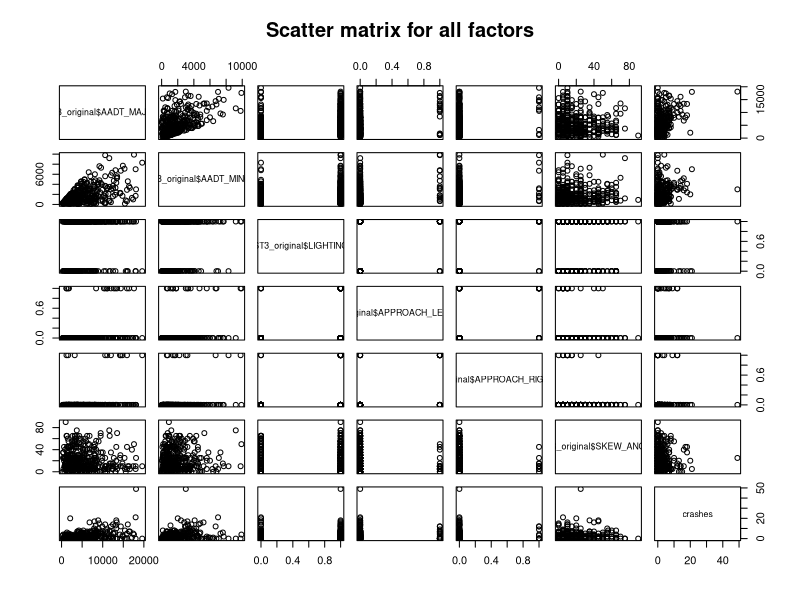
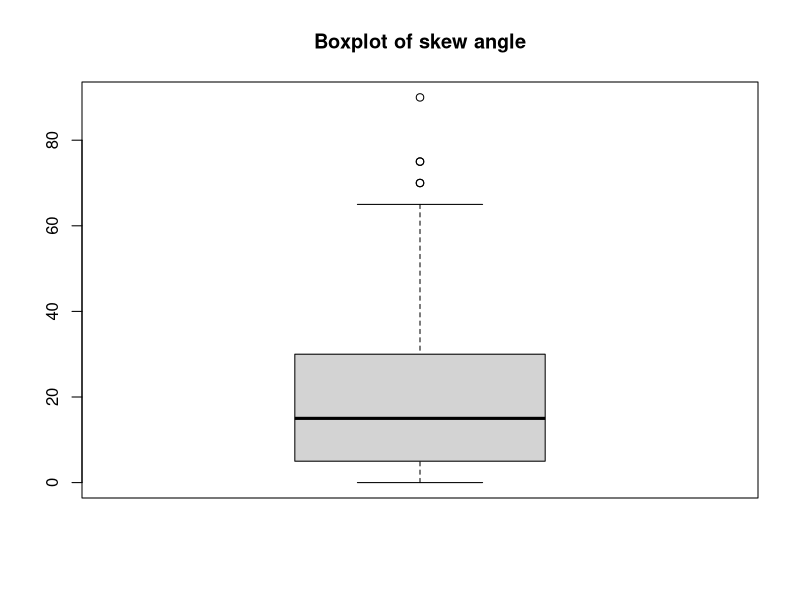
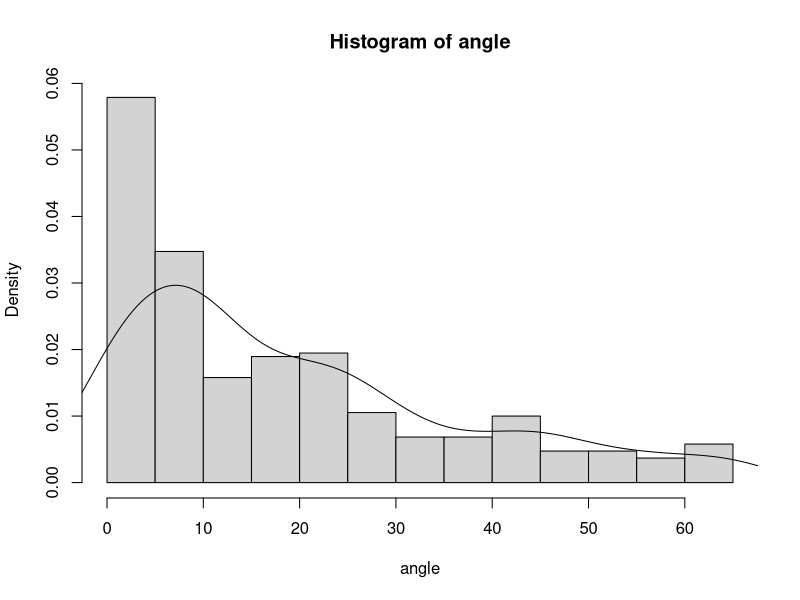
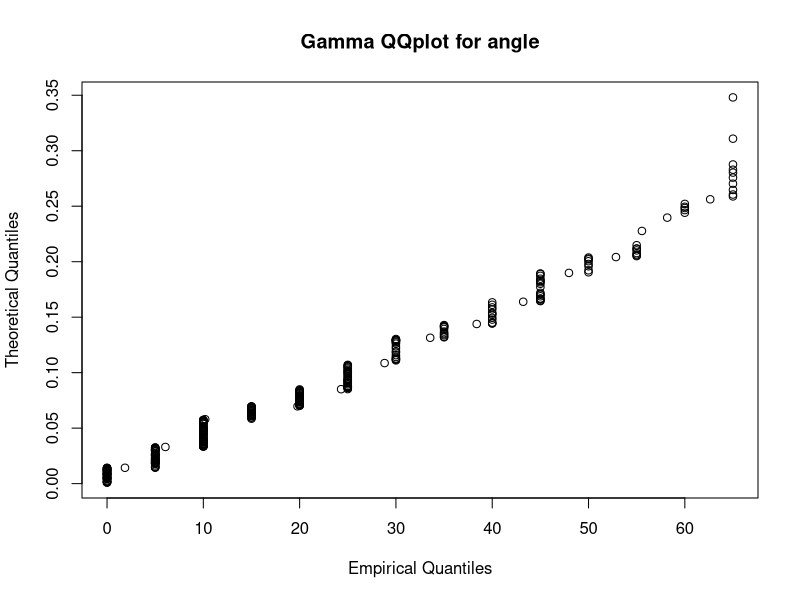
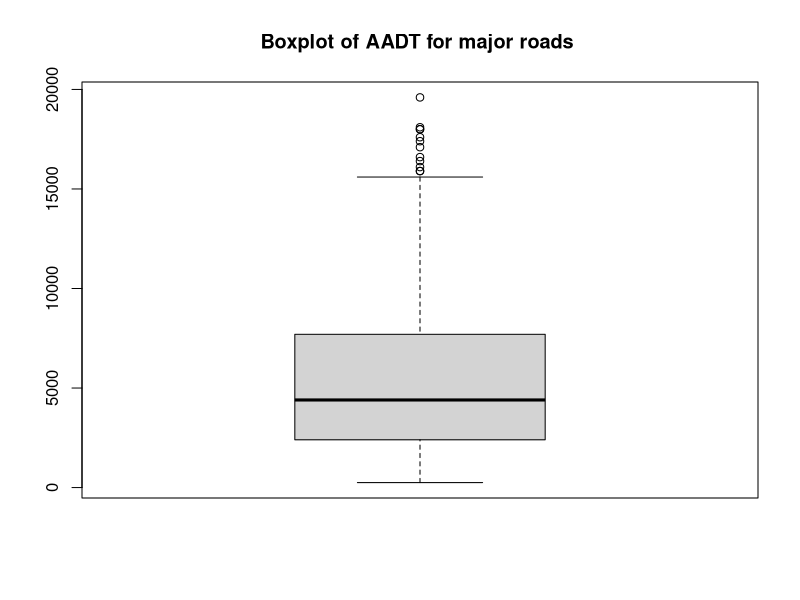
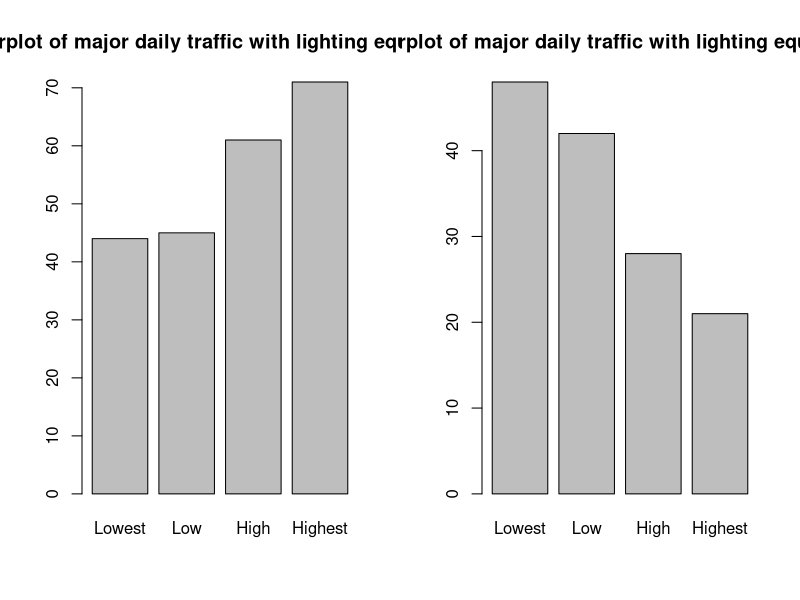
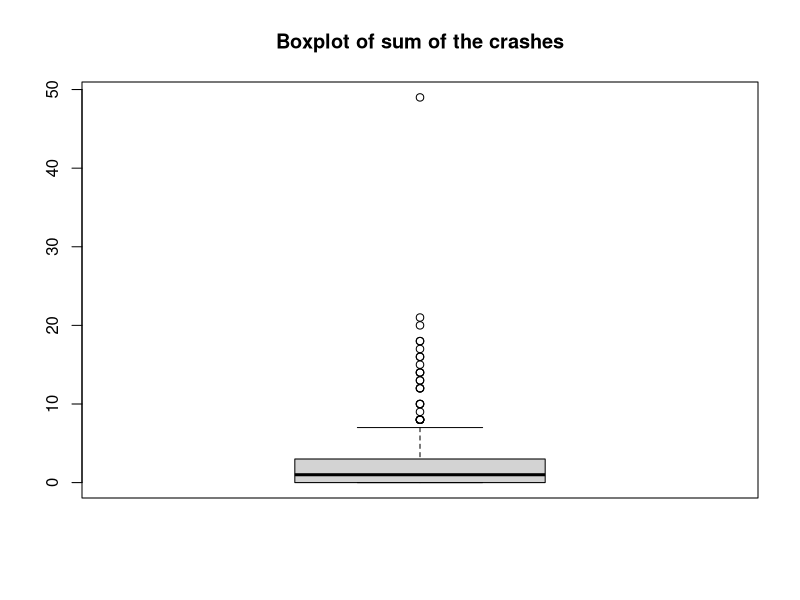
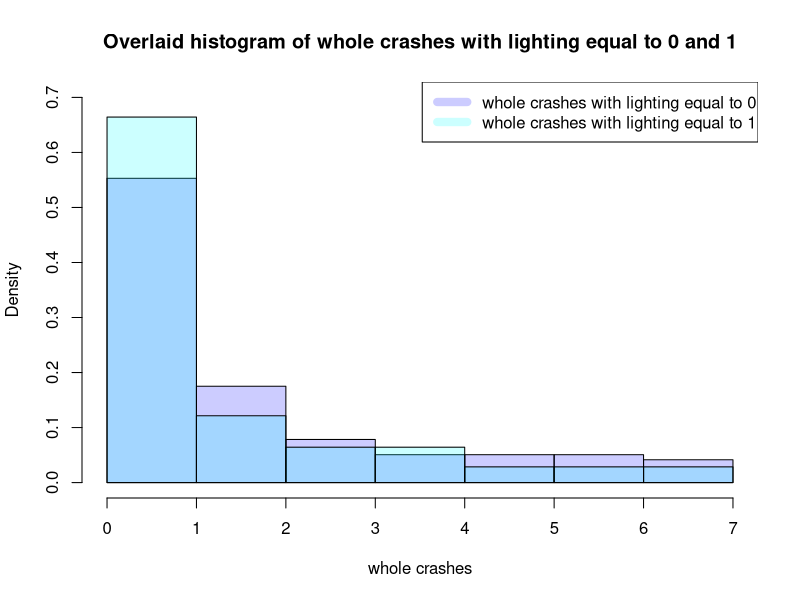

These charts were generated, in order, by the following R code: (Note: this script raises an error after producing the figures.)
setwd("/Users/mahaoxi/Desktop/5505/project")
ST3_original<-read.csv("3ST.csv",header = TRUE, sep = ",")
major_original<-ST3_original$AADT_MAJOR
minor_original<-ST3_original$AADT_MINOR

#########make a whole comparsion fisrt
crashes<-ST3_original$PDO+ST3_original$KA+ST3_original$BC
pairs(~ST3_original$AADT_MAJOR+ST3_original$AADT_MINOR+ST3_original$LIGHTING+ST3_original$APPROACH_LEFTTURN+
        ST3_original$APPROACH_RIGHTTURN+ST3_original$SKEW_ANGLE+crashes,
      data=ST3_original,main="Scatter matrix for all factors")

#########analyze angle itself:
#delete the outliers of angle
boxplot(ST3_original$SKEW_ANGLE,main="Boxplot of skew angle");box4<-boxplot(ST3_original$SKEW_ANGLE,plot=FALSE)
range(box4$out);range(ST3_original$SKEW_ANGLE)
ST3<-ST3_original[which(ST3_original$SKEW_ANGLE<70),]
angle<-ST3$SKEW_ANGLE

#construct the histogram of the angle
hist(angle,freq = FALSE)
lines(density(angle))

#judge the distribution of the angle
shapiro.test(angle)#not normal
gam<-rgamma(380,1.296,15.36)
data_quantile<-quantile(angle,ppoints(380))
gam_quantile<-quantile(gam,ppoints(380))
plot(data_quantile,gam_quantile,xlab="Empirical Quantiles",ylab="Theoretical Quantiles",
     main="Gamma QQplot for angle")

#########analyze major and other quantity factors:
#delete major's outliers:
boxplot(major_original,main="Boxplot of AADT for major roads ");box1<-boxplot(major_original,plot=FALSE)
range(box1$out);range(major_original)
ST3<-ST3_original[which(250<=ST3_original$AADT_MAJOR & ST3_original$AADT_MAJOR<15900),]

#classify the major data:
major<-ST3$AADT_MAJOR
quantile(major)
range(major)
major_lowest<-major[which(250<major&major<2400)];major_low<-major[which(2400<major&major<4200)]
major_high<-major[which(4200<major&major<7100)];major_highest<-major[which(7100<major&major<15600)]

####analyze relationship between major and lighting:
#bar chart for major when lighting is 1:
st_light1<-ST3[which(ST3$LIGHTING==1),]
major_light1<-st_light1$AADT_MAJOR
major_lowest_light1<-major_light1[which(250<major_light1&major_light1<2400)]
major_low_light1<-major_light1[which(2400<major_light1&major_light1<4200)]
major_high_light1<-major_light1[which(4200<major_light1&major_light1<7100)]
major_highest_light1<-major_light1[which(7100<major_light1&major_light1<15600)]
x<-c(length(major_lowest_light1),length(major_low_light1),length(major_high_light1),length(major_highest_light1))
names<-c("Lowest","Low","High","Highest")
par(mfrow=c(1,2))
barplot(x,names.arg = names,main="Barplot of major daily traffic with lighting equal to 1")

#bar chart for major when lightening is 0:
st_light0<-ST3[which(ST3$LIGHTING==0),]
major_light0<-st_light0$AADT_MAJOR
major_lowest_light0<-major_light0[which(250<major_light0&major_light0<2400)]
major_low_light0<-major_light0[which(2400<major_light0&major_light0<4200)]
major_high_light0<-major_light0[which(4200<major_light0&major_light0<7100)]
major_highest_light0<-major_light0[which(7100<major_light0&major_light0<15600)]
x<-c(length(major_lowest_light0),length(major_low_light0),length(major_high_light0),length(major_highest_light0))
names<-c("Lowest","Low","High","Highest")
barplot(x,names.arg = names,main="Barplot of major daily traffic with lighting equal to 0")

#in order to verify the relationship between lighting and crashes:
####delete the outliers of crashes:
k<-ST3_original$PDO+ST3_original$KA+ST3_original$BC
par(mfrow=c(1,1))
boxplot(k,main="Boxplot of sum of the crashes");box2<-boxplot(k,plot=FALSE)
range(box2$out);range(k)
ST3<-ST3_original[which((ST3_original$PDO+ST3_original$KA+ST3_original$BC)<8),]

#lighting=1
st31<-ST3[which(ST3$LIGHTING==1),]
x<-st31$PDO+st31$KA+st31$BC
hist(x,main="Overlaid histogram of whole crashes with lighting equal to 0 and 1",freq=FALSE,
     col = rgb(0,0,1,0.2),xlab="whole crashes",ylim=c(0,0.7))
#lighting=0
st32<-ST3[which(ST3$LIGHTING==0),]
y<-st32$PDO+st32$KA+st32$BC
hist(y,add=TRUE,col = rgb(0,1,1,0.2),freq=FALSE)
legend("topright",c('whole crashes with lighting equal to 0','whole crashes with lighting equal to 1'),
       col=c(rgb(0,0,1,0.2),rgb(0,1,1,0.2)),lwd=8,text.width=3)
boxplot(x,y,notch=TRUE,names=c("Lighting is equal to 1","Lighting is equal to 0")
        ,main="Whole crahses side-by-side notched boxplot for Lighting is equal to 1 and 0")



####analyze relationship between major and left turn:
#bar chart for major when left is 1:
st_left1<-ST3[which(ST3$APPROACH_LEFTTURN==1),]
major_left1<-st_left1$AADT_MAJOR
major_lowest_left1<-major_left1[which(250<major_left1&major_left1<2400)]
major_low_left1<-major_left1[which(2400<major_left1&major_left1<4200)]
major_high_left1<-major_left1[which(4200<major_left1&major_left1<7100)]
major_highest_left1<-major_left1[which(7100<major_left1&major_left1<15600)]
x<-c(length(major_lowest_left1),length(major_low_left1),length(major_high_left1),length(major_highest_left1))
names<-c("Lowest","Low","High","Highest")
par(mfrow=c(1,2))
barplot(x,names.arg = names,main="Barplot of major daily traffic with left turn equal to 1")

#bar chart for major when left is 0:
st_left0<-ST3[which(ST3$APPROACH_LEFTTURN==0),]
major_left0<-st_left0$AADT_MAJOR
major_lowest_left0<-major_left0[which(250<major_left0&major_left0<2400)]
major_low_left0<-major_left0[which(2400<major_left0&major_left0<4200)]
major_high_left0<-major_left0[which(4200<major_left0&major_left0<7100)]
major_highest_left0<-major_left0[which(7100<major_left0&major_left0<15600)]
x<-c(length(major_lowest_left0),length(major_low_left0),length(major_high_left0),length(major_highest_left0))
names<-c("Lowest","Low","High","Highest")
barplot(x,names.arg = names,main="Barplot of major daily traffic with left turn equal to 0")

#in order to verify the relationship between left turn and crashes:
#left=1
st31<-ST3[which(ST3$APPROACH_LEFTTURN==1),]
x<-st31$PDO+st31$KA+st31$BC
par(mfrow=c(1,1))
hist(x,main="Overlaid histogram of crashes with left turn equal to 1 and 0",col=rgb(0,0,1,0.2),freq = FALSE,
     ylim=c(0,1),xlab="whole crashes")
#right=0
st32<-ST3[which(ST3$APPROACH_LEFTTURN==0),]
y<-st32$PDO+st32$KA+st32$BC
hist(y,add=TRUE,col = rgb(0,1,1,0.2),breaks=5,freq = FALSE)
legend("topright",c('whole crashes with left turn equal to 0','whole crashes with left turn equal to 1'),
       col=c(rgb(0,0,1,0.2),rgb(0,1,1,0.2)),lwd=8,text.width=2)
boxplot(x,y,notch=TRUE,names=c("Left-turn is equal to 1","Left-turn is equal to 0")
        ,main="Whole crahses side-by-side notched boxplot for left-turn is equal to 1 and 0")

####analyze relationship between major and right turn:
#bar chart for major when right turn is 1:
st_right1<-ST3[which(ST3$APPROACH_RIGHTTURN==1),]
major_right1<-st_right1$AADT_MAJOR
major_lowest_right1<-major_right1[which(250<major_right1&major_right1<2400)]
major_low_right1<-major_right1[which(2400<major_right1&major_right1<4200)]
major_high_right1<-major_right1[which(4200<major_right1&major_right1<7100)]
major_highest_right1<-major_right1[which(7100<major_right1&major_right1<15600)]
x<-c(length(major_lowest_right1),length(major_low_right1),length(major_high_right1),length(major_highest_right1))
names<-c("Lowest","Low","High","Highest")
par(mfrow=c(1,2))
barplot(x,names.arg = names,main="Barplot of major daily traffic with right turn equal to 1")

#bar chart for major when right turn is 0:
st_right0<-ST3[which(ST3$APPROACH_RIGHTTURN==0),]
major_right0<-st_right0$AADT_MAJOR
major_lowest_right0<-major_right0[which(250<major_right0&major_right0<2400)]
major_low_right0<-major_right0[which(2400<major_right0&major_right0<4200)]
major_high_right0<-major_right0[which(4200<major_right0&major_right0<7100)]
major_highest_right0<-major_right0[which(7100<major_right0&major_right0<15600)]
x<-c(length(major_lowest_right0),length(major_low_right0),length(major_high_right0),length(major_highest_right0))
names<-c("Lowest","Low","High","Highest")
barplot(x,names.arg = names,main="Barplot of major daily traffic with right turn equal to 0")

#in order to verify the relationship between right turn and crashes:
#right=1
st31<-ST3[which(ST3$APPROACH_RIGHTTURN==1),]
x<-st31$PDO+st31$KA+st31$BC
par(mfrow=c(1,1))
hist(x,main="Overlaid histogram of crashes with right turn equal to 1 and 0",col=rgb(0,0,1,0.2),freq = FALSE,
     ylim=c(0,1.5),breaks=4,xlim=c(0,7),xlab="whole crashes")
#right=0
st32<-ST3[which(ST3$APPROACH_LEFTTURN==0),]
y<-st32$PDO+st32$KA+st32$BC
hist(y,add=TRUE,col = rgb(0,1,1,0.2),breaks=6,freq = FALSE)
legend("topright",c('whole crashes with right turn equal to 0','whole crashes with right turn equal to 1'),
       col=c(rgb(0,0,1,0.2),rgb(0,1,1,0.2)),lwd=8,text.width=2)
boxplot(x,y,notch=TRUE,names=c("Right-turn is equal to 1","Right-turn is equal to 0")
        ,main="Whole crahses side-by-side notched boxplot for Right-turn is equal to 1 and 0")

####analyze relationship between major and angle:
ST31<-ST3[which(ST3$AADT_MAJOR<2400),]
ST32<-ST3[which(2400<ST3$AADT_MAJOR&ST3$AADT_MAJOR<4200),]
ST33<-ST3[which(4200<ST3$AADT_MAJOR&ST3$AADT_MAJOR<7100),]
ST34<-ST3[which(7100<ST3$AADT_MAJOR&ST3$AADT_MAJOR<15600),]
boxplot(ST31$SKEW_ANGLE,ST32$SKEW_ANGLE,ST33$SKEW_ANGLE,ST34$SKEW_ANGLE,names=c("Lowest","Low","High","Highest"),
        ylab="Skewed Angle",notch = TRUE,
        main="Skew angle side-by-side notched boxplot for AADT for major roads")
wilcox.test(ST32$SKEW_ANGLE,ST34$SKEW_ANGLE,alternative = "two.sided")

#judge the relationship between the angle and crashes
angle_original<-ST3_original$SKEW_ANGLE;cras_original<-ST3_original$PDO+ST3_original$BC+ST3_original$KA;
plot(angle_original,cras_original,main="Scatterplot between the skew angle and whole crashes",
     xlab="skew angle",ylab="whole crashes")
hist(angle_original,freq = FALSE,main="Overlais histogram of Skew angle and whole crashes",
     col=rgb(0,0,1,0.2),xlab="Skew angle and whole crashes",ylim=c(0,0.1),xlim=c(0,90))
hist(cras_original,add=TRUE,freq=FALSE,col=rgb(0,1,1,0.2),breaks=5)
legend("topright",c('skew angle','whole crashes'),
       col=c(rgb(0,0,1,0.2),rgb(0,1,1,0.2)),lwd=8,text.width=10)

#########analyze minor and other quantity factors:
#delete minor's outliers:
par(mfrow=c(1,1))
boxplot(minor_original,main="Boxplot of AADT for minor roads");box3<-boxplot(minor_original,plot=FALSE)
range(box3$out);range(minor_original)
ST3<-ST3_original[which(ST3_original$AADT_MINOR<5300),]

#classify the minor data:
minor<-ST3$AADT_MINOR
quantile(minor)
range(minor)
minor_lowest<-minor[which(20<minor&minor<700)];minor_low<-minor[which(700<minor&minor<1300)]
minor_high<-minor[which(1300<minor&minor<2200)];minor_highest<-minor[which(2200<minor&minor<5200)]

####analyze relationship between minor and lighting:
#bar chart for minor when lighting is 1:
st_light1<-ST3[which(ST3$LIGHTING==1),]
minor_light1<-st_light1$AADT_MINOR
minor_lowest_light1<-minor_light1[which(20<minor_light1&minor_light1<700)]
minor_low_light1<-minor_light1[which(700<minor_light1&minor_light1<1300)]
minor_high_light1<-minor_light1[which(1300<minor_light1&minor_light1<2200)]
minor_highest_light1<-minor_light1[which(2200<minor_light1&minor_light1<5200)]
x<-c(length(minor_lowest_light1),length(minor_low_light1),length(minor_high_light1),length(minor_highest_light1))
names<-c("Lowest","Low","High","Highest")
par(mfrow=c(1,2))
barplot(x,names.arg = names,main="Barplot of minor daily traffic with lighting equal to 1")

#bar chart for minor when lightening is 0:
st_ligth0<-ST3[which(ST3$LIGHTING==0),]
minor_light0<-st_light0$AADT_MINOR
minor_lowest_light0<-minor_light0[which(250<minor_light0&minor_light0<2400)]
minor_low_light0<-minor_light0[which(2400<minor_light0&minor_light0<4200)]
minor_high_light0<-minor_light0[which(4200<minor_light0&minor_light0<7100)]
minor_highest_light0<-minor_light0[which(7100<minor_light0&minor_light0<15600)]
x<-c(length(minor_lowest_light0),length(minor_low_light0),length(minor_high_light0),length(minor_highest_light0))
names<-c("Lowest","Low","High","Highest")
barplot(x,names.arg = names,main="Barplot of minor daily traffic with lighting equal to 0")

####analyze relationship between minor and left turn:
#bar chart for minor when left is 1:
st_left1<-ST3[which(ST3$APPROACH_LEFTTURN==1),]
minor_left1<-st_left1$AADT_MINOR
minor_lowest_left1<-minor_left1[which(20<minor_left1&minor_left1<700)]
minor_low_left1<-minor_left1[which(700<minor_left1&minor_left1<1300)]
minor_high_left1<-minor_left1[which(1300<minor_left1&minor_left1<2200)]
minor_highest_left1<-minor_left1[which(2200<minor_left1&minor_left1<5200)]
x<-c(length(minor_lowest_left1),length(minor_low_left1),length(minor_high_left1),length(minor_highest_left1))
names<-c("Lowest","Low","High","Highest")
par(mfrow=c(1,2))
barplot(x,names.arg = names,main="Barplot of minor daily traffic with left turn equal to 1")

#bar chart for minor when left is 0:
st_left0<-ST3[which(ST3$APPROACH_LEFTTURN==0),]
minor_left0<-st_left0$AADT_MINOR
minor_lowest_left0<-minor_left0[which(20<minor_left0&minor_left0<700)]
minor_low_left0<-minor_left0[which(700<minor_left0&minor_left0<1300)]
minor_high_left0<-minor_left0[which(1300<minor_left0&minor_left0<2200)]
minor_highest_left0<-minor_left0[which(2200<minor_left0&minor_left0<5200)]
x<-c(length(minor_lowest_left0),length(minor_low_left0),length(minor_high_left0),length(minor_highest_left0))
names<-c("Lowest","Low","High","Highest")
barplot(x,names.arg = names,main="Barplot of minor daily traffic with left turn equal to 0")

####analyze relationship between minor and right turn:
#bar chart for major when right turn is 1:
st_right1<-ST3[which(ST3$APPROACH_RIGHTTURN==1),]
minor_right1<-st_right1$AADT_MINOR
minor_lowest_right1<-minor_right1[which(20<minor_right1&minor_right1<700)]
minor_low_right1<-minor_right1[which(700<minor_right1&minor_right1<1300)]
minor_high_right1<-minor_right1[which(1300<minor_right1&minor_right1<2200)]
minor_highest_right1<-minor_right1[which(2200<minor_right1&minor_right1<5200)]
x<-c(length(minor_lowest_right1),length(minor_low_right1),length(minr_high_right1),length(minor_highest_right1))
names<-c("Lowest","Low","High","Highest")
par(mfrow=c(1,2))
barplot(x,names.arg = names,main="Barplot of minor daily traffic with right turn equal to 1")

#bar chart for minor when right turn is 0:
st_right0<-ST3[which(ST3$APPROACH_RIGHTTURN==0),]
minor_right0<-st_right0$AADT_MINOR
minor_lowest_right0<-minor_right0[which(20<minor_right0&minor_right0<700)]
minor_low_right0<-minor_right0[which(700<minor_right0&minor_right0<1300)]
minor_high_right0<-minor_right0[which(1300<minor_right0&minor_right0<2200)]
minor_highest_right0<-minor_right0[which(2200<minor_right0&minor_right0<5200)]
x<-c(length(minor_lowest_right0),length(minor_low_right0),length(minor_high_right0),length(minor_highest_right0))
names<-c("Lowest","Low","High","Highest")
barplot(x,names.arg = names,main="Barplot of minor daily traffic with right turn equal to 0")

####analyze relationship between minor and angle:
par(mfrow=c(1,1))
ST31<-ST3[which(ST3$AADT_MINOR<700),]
ST32<-ST3[which(700<ST3$AADT_MINOR&ST3$AADT_MINOR<1300),]
ST33<-ST3[which(1300<ST3$AADT_MINOR&ST3$AADT_MINOR<2200),]
ST34<-ST3[which(2200<ST3$AADT_MINOR&ST3$AADT_MINOR<5200),]
boxplot(ST31$SKEW_ANGLE,ST32$SKEW_ANGLE,ST33$SKEW_ANGLE,ST34$SKEW_ANGLE,names=c("Lowest","Low","High","Highest"),
        ylab="Skewed Angle",notch = TRUE,main="Skew angle Side-by-side Boxplots of AADT for minor roads")

#########analyze major and minor:
hist(major_original,col=rgb(0,0,1,0.2),xlab="AADT for major and minor roads",
     main="Histogram of Annual Average Major And Minor Daily Traffic",freq = FALSE,ylim=c(0,0.0004))
hist(minor_original,col=rgb(0,1,1,0.2),add=TRUE,breaks = 4,freq=FALSE)
legend("topright",c('Major','Minor'),
       col=c(rgb(0,0,1,0.2),rgb(0,1,1,0.2)),lwd=8,text.width=4000)
boxplot(major_original,minor_original,main="Side-by-side Boxplots for AADT for major roads and minor roads",
        notch=TRUE,
        names=c("Major Roads","Minor Roads"))
plot(major_original,minor_original,main="Scatterplot for AADT for major roads and minor roads",
     xlab="AADT for major roads",ylab="AADT for minor roads")

#########analyze relationship between minor and crashes:
crashes_original<-ST3_original$PDO+ST3_original$KA+ST3_original$BC
par(mfrow=c(1,2))
hist(minor_original,col=rgb(0,0,1,0.2),xlab="AADT for minor roads",
     main="Histogram of AADT for minor roads",freq = FALSE,ylim=c(0,0.0004))
hist(crashes_original,col=rgb(0,1,1,0.2),freq=FALSE,xlab="whole crashes",main="Histogram of whole crashes")

par(mfrow=c(1,1))
ST3<-ST3_original[which(ST3_original$AADT_MINOR<5300),]
ST31<-ST3$PDO+ST3$KA+ST3$BC;boxplot(ST31);box5<-boxplot(ST31,plot=FALSE)
ST33<-ST3[which(ST33$PDO+ST33$KA+ST33$BC<8),]
ST331<-ST33[which(ST33$AADT_MINOR<700),]
ST332<-ST33[which(700<ST33$AADT_MINOR&ST33$AADT_MINOR<1300),]
ST333<-ST33[which(1300<ST33$AADT_MINOR&ST33$AADT_MINOR<2200),]
ST334<-ST33[which(2200<ST33$AADT_MINOR&ST33$AADT_MINOR<5200),]
boxplot(ST331$PDO+ST331$KA+ST331$BC,
        ST332$PDO+ST332$KA+ST332$BC,ST333$PDO+ST333$KA+ST333$BC,
        ST334$PDO+ST334$KA+ST334$BC,names=c("Lowest","Low","High","Highest"),
        ylab="Whole crashes",notch = TRUE,main="Crashes Side-by-side Boxplots for AADT for minor roads")
plot(minor_original,crashes_original)

#########analyze relationship between major and crashes:
par(mfrow=c(1,2))
crashes_original<-ST3_original$PDO+ST3_original$KA+ST3_original$BC
hist(major_original,col=rgb(0,0,1,0.2),xlab="AADT for major roads",
     main="Histogram of AADT for major roads",freq = FALSE)
hist(crashes_original,col=rgb(0,1,1,0.2),freq=FALSE,xlab="whole crashes",main="Histogram of whole crashes")

par(mfrow=c(1,1))
ST3<-ST3_original[which(ST3_original$AADT_MAJOR<15900),]
ST31<-ST3$PDO+ST3$KA+ST3$BC;boxplot(ST31);box5<-boxplot(ST31,plot=FALSE)
ST33<-ST3[which(ST33$PDO+ST33$KA+ST33$BC<8),]
ST331<-ST33[which(ST33$AADT_MAJOR<2400),]
ST332<-ST33[which(2400<ST33$AADT_MAJOR&ST33$AADT_MAJOR<4200),]
ST333<-ST33[which(4200<ST33$AADT_MAJOR&ST33$AADT_MAJOR<7100),]
ST334<-ST33[which(7100<ST33$AADT_MAJOR&ST33$AADT_MAJOR<15600),]
boxplot(ST331$PDO+ST331$KA+ST331$BC,
        ST332$PDO+ST332$KA+ST332$BC,ST333$PDO+ST333$KA+ST333$BC,
        ST334$PDO+ST334$KA+ST334$BC,names=c("Lowest","Low","High","Highest"),
        ylab="whole crashes",main="Crashes Side-by-side Boxplots for AADT for major roads")
plot(major_original,crashes_original,xlab="AADT for major roads",
     ylab="whole crashes",main="Scatterplot for AADT for major roads and whole crashes")

#########analyze major itself:
#construct the histogram of the major
par(mfrow=c(1,1))
hist(major,freq = FALSE,main="Histogram of AADT for major roads",xlab="AADT for major roads",ylab="Density")
lines(density(major))

#judge the distribution of the major
shapiro.test(major)#not normal
library(vcd)
gam<-rgamma(373,2.18,2369)
data_quantile<-quantile(major,ppoints(385))
gam_quantile<-quantile(gam,ppoints(385))
plot(data_quantile,gam_quantile,xlab="Empirical Quantiles",ylab="Theoretical Quantiles",
     main="Gamma QQplot for Major")


#########analyze minor itself:
#construct the histogram of the minor
hist(minor,freq = FALSE,main="Histogram of AADT for minor roads",xlab="AADT for minor roads",ylab="Density")
lines(density(minor))

#judge the distribution of the minor
shapiro.test(minor)#not normal
gam<-rgamma(366,1.76,901.7)
data_quantile<-quantile(minor,ppoints(366))
gam_quantile<-quantile(gam,ppoints(366))
plot(data_quantile,gam_quantile,xlab="Empirical Quantiles",ylab="Theoretical Quantiles",
     main="Gamma QQplot for Minor")

#########analyze whole crashes itself:
par(mfrow=c(1,1))
hist(ST3_original$PDO+ST3_original$KA+ST3_original$BC,
     freq = FALSE,main="Histogram of whole crashes",xlab="Whole crashes",ylab="Density",ylim = c(0,0.3))
lines(density(ST3_original$PDO+ST3_original$KA+ST3_original$BC))


#########analyze the whole model
Z0000<-ST3_original[which(ST3_original$AADT_MAJOR<4200&ST3_original$AADT_MINOR<1300
                          &ST3_original$LIGHTING==0&ST3_original
                          $APPROACH_LEFTTURN==0&ST3_original$APPROACH_RIGHTTURN==0),]
Z0001<-ST3_original[which(ST3_original$AADT_MAJOR<4200&ST3_original$AADT_MINOR<1300
                          &ST3_original$LIGHTING==0&ST3_original
                          $APPROACH_LEFTTURN==0&ST3_original$APPROACH_RIGHTTURN==1),]
Z0010<-ST3_original[which(ST3_original$AADT_MAJOR<4200&ST3_original$AADT_MINOR<1300
                          &ST3_original$LIGHTING==0&ST3_original
                          $APPROACH_LEFTTURN==1&ST3_original$APPROACH_RIGHTTURN==0),]
Z0011<-ST3_original[which(ST3_original$AADT_MAJOR<4200&ST3_original$AADT_MINOR<1300
                          &ST3_original$LIGHTING==0&ST3_original
                          $APPROACH_LEFTTURN==1&ST3_original$APPROACH_RIGHTTURN==1),]
Z0100<-ST3_original[which(ST3_original$AADT_MAJOR<4200&ST3_original$AADT_MINOR<1300
                          &ST3_original$LIGHTING==1&ST3_original
                          $APPROACH_LEFTTURN==0&ST3_original$APPROACH_RIGHTTURN==0),]
Z0101<-ST3_original[which(ST3_original$AADT_MAJOR<4200&ST3_original$AADT_MINOR<1300
                          &ST3_original$LIGHTING==1&ST3_original
                          $APPROACH_LEFTTURN==0&ST3_original$APPROACH_RIGHTTURN==1),]
Z0110<-ST3_original[which(ST3_original$AADT_MAJOR<4200&ST3_original$AADT_MINOR<1300
                          &ST3_original$LIGHTING==1&ST3_original
                          $APPROACH_LEFTTURN==1&ST3_original$APPROACH_RIGHTTURN==0),]
Z0111<-ST3_original[which(ST3_original$AADT_MAJOR<4200&ST3_original$AADT_MINOR<1300
                          &ST3_original$LIGHTING==1&ST3_original
                          $APPROACH_LEFTTURN==1&ST3_original$APPROACH_RIGHTTURN==1),]
Z1000<-ST3_original[which(4200<ST3_original$AADT_MAJOR&ST3_original$AADT_MAJOR<15600
                          &1300<ST3_original$AADT_MINOR&ST3_original$AADT_MINOR<5200
                          &ST3_original$LIGHTING==0&ST3_original
                          $APPROACH_LEFTTURN==0&ST3_original$APPROACH_RIGHTTURN==0),]
Z1001<-ST3_original[which(4200<ST3_original$AADT_MAJOR&ST3_original$AADT_MAJOR<15600
                          &1300<ST3_original$AADT_MINOR&ST3_original$AADT_MINOR<5200
                          &ST3_original$LIGHTING==0&ST3_original
                          $APPROACH_LEFTTURN==0&ST3_original$APPROACH_RIGHTTURN==1),]
Z1010<-ST3_original[which(4200<ST3_original$AADT_MAJOR&ST3_original$AADT_MAJOR<15600
                          &1300<ST3_original$AADT_MINOR&ST3_original$AADT_MINOR<5200
                          &ST3_original$LIGHTING==0&ST3_original
                          $APPROACH_LEFTTURN==1&ST3_original$APPROACH_RIGHTTURN==0),]
Z1011<-ST3_original[which(4200<ST3_original$AADT_MAJOR&ST3_original$AADT_MAJOR<15600
                          &1300<ST3_original$AADT_MINOR&ST3_original$AADT_MINOR<5200
                          &ST3_original$LIGHTING==0&ST3_original
                          $APPROACH_LEFTTURN==1&ST3_original$APPROACH_RIGHTTURN==1),]
Z1100<-ST3_original[which(4200<ST3_original$AADT_MAJOR&ST3_original$AADT_MAJOR<15600
                          &1300<ST3_original$AADT_MINOR&ST3_original$AADT_MINOR<5200
                          &ST3_original$LIGHTING==1&ST3_original
                          $APPROACH_LEFTTURN==0&ST3_original$APPROACH_RIGHTTURN==0),]
Z1101<-ST3_original[which(4200<ST3_original$AADT_MAJOR&ST3_original$AADT_MAJOR<15600
                          &1300<ST3_original$AADT_MINOR&ST3_original$AADT_MINOR<5200
                          &ST3_original$LIGHTING==1&ST3_original
                          $APPROACH_LEFTTURN==0&ST3_original$APPROACH_RIGHTTURN==1),]
Z1110<-ST3_original[which(4200<ST3_original$AADT_MAJOR&ST3_original$AADT_MAJOR<15600
                          &1300<ST3_original$AADT_MINOR&ST3_original$AADT_MINOR<5200
                          &ST3_original$LIGHTING==1&ST3_original
                          $APPROACH_LEFTTURN==1&ST3_original$APPROACH_RIGHTTURN==0),]
Z1111<-ST3_original[which(4200<ST3_original$AADT_MAJOR&ST3_original$AADT_MAJOR<15600
                          &1300<ST3_original$AADT_MINOR&ST3_original$AADT_MINOR<5200
                          &ST3_original$LIGHTING==1&ST3_original
                          $APPROACH_LEFTTURN==1&ST3_original$APPROACH_RIGHTTURN==1),]
z0000<-Z0000$PDO+Z0000$KA+Z0000$BC
z0001<-Z0001$PDO+Z0001$KA+Z0001$BC
z0010<-Z0010$PDO+Z0010$KA+Z0010$BC
z0011<-Z0011$PDO+Z0011$KA+Z0011$BC
z0100<-Z0100$PDO+Z0100$KA+Z0100$BC
z0101<-Z0101$PDO+Z0101$KA+Z0101$BC
z0110<-Z0110$PDO+Z0110$KA+Z0110$BC
z0111<-Z0111$PDO+Z0111$KA+Z0111$BC
z1000<-Z1000$PDO+Z1000$KA+Z1000$BC
z1001<-Z1001$PDO+Z1001$KA+Z1001$BC
z1010<-Z1010$PDO+Z1010$KA+Z1010$BC
z1011<-Z1011$PDO+Z1011$KA+Z1011$BC
z1100<-Z1100$PDO+Z1100$KA+Z1100$BC
z1101<-Z1101$PDO+Z1101$KA+Z1101$BC
z1110<-Z1110$PDO+Z1110$KA+Z1110$BC
z1111<-Z1111$PDO+Z1111$KA+Z1111$BC
boxplot(z0000,z0001,z0010,z0011,z0100,z0101,z0110,z0111,z1000,z1001,z1010,z1011,z1100,z1101,z1110,z1111,
        names=c("0000","0001","0010","0011","0100","0101","0110","0111","1000","1001","1010","1011","1100","1101","1110","1111"),
        main="Whole crashes side-by-side boxplot of factors")

#########analyze the difference of other two sample
SG4_original<-read.csv("4SG.csv",header = TRUE, sep = ",")
ST4_original<-read.csv("4ST.csv",header = TRUE, sep = ",")

#preparation
boxplot(ST3_original$PDO+ST3_original$KA+ST3_original$BC,SG4_original$PDO+SG4_original$KA+SG4_original$BC,
        ST4_original$PDO+ST4_original$KA+ST4_original$BC,notch = TRUE,
        main="Whole crashes Side-by-side boxplot of three kinds of intersections",
        names=c("3ST","4SG","4ST"))
boxplot(ST3_original$AADT_MAJOR,SG4_original$AADT_MAJOR,ST4_original$AADT_MAJOR,notch = TRUE,
        main="AADT for major roads Side-by-side boxplot of three kinds of intersections",
        names=c("3ST","4SG","4ST"))


#compare the mean of AADT of major road and whole crashes in 3ST and 4ST
#AADT of major road
#Jackknife
X<-ST3_original$AADT_MAJOR;Y<-ST4_original$AADT_MAJOR
estsX<-matrix(0,nrow=(1+length(X)),ncol=2)
n<-length(X)
A<-rep(0,n)
cat(mean(X),log(var(X)),"\n")
estsX[1,]<-c(mean(X),log(var(X)))
for (i in 1:n) {
        cat(mean(X[-i]),log(var(X[-i])),"\n")
        estsX[1+i,]<-c(mean(X[-i]),log(var(X[-i])))
        A[i]<-n*estsX[1,1] - (n-1)*estsX[i+1,1]
}
V1<-var(A)/n

estsY<-matrix(0,nrow=(1+length(Y)),ncol=2)
m <-length(Y)
B<-rep(0,m)
cat(mean(Y),log(var(Y)),"\n")
estsY[1,]<-c(mean(Y),log(var(Y)))
for (i in 1:m) {
        #cat(mean(Y[-i]),log(var(Y[-i])),"\n")
        estsY[1+i,]<-c(mean(Y[-i]),log(var(Y[-i])))
        B[i]<-m*estsY[1,1] - (m-1)*estsY[i+1,1]
}
V2<-var(B)/m

Q<-(mean(B) - mean(A))/(sqrt(V1+V2))
cat("Q=",Q,"\n")
#bootstrap
boot<-function(n1,n2,B){
        est<-matrix(0,B,2)
        colnames(est)<-c("mdiff", "vratio")              # column names of matrix est
        out<-vector("list",2)
        names(out)<-c("bootstats","actual")
        actual<-c(mean(X)-mean(Y),var(X)/var(Y))
        names(actual)<-c("mdiff", "vratio")  
        for (i in 1:B){                                  # boot loop
                idx1<-sample(1:n1,n1,replace=TRUE)            # select indices for bootstrap sample for Y1
                idx2<-sample(1:n2,n2,replace=TRUE)            # select indices for bootstrap sample for Y2
                Ystar1<-X[idx1]
                Ystar2<-Y[idx2]   
                est[i,1]<-mean(Ystar1)-mean(Ystar2)             # difference of two means
                est[i,2]<-var(Ystar1)/var(Ystar2)               # ratio of two variances
        }
        out$bootstats<-est
        out$actual<-actual
        return(out)
}

out<-boot(length(X),length(Y),1000)
mdiff<-sort(out$bootstats[,1])
mdiff[1000*0.025];mdiff[1000*0.975]

#whole crashes
#Jackknife
X<-ST3_original$PDO+ST3_original$KA+ST3_original$BC;Y<-ST4_original$PDO+ST4_original$KA+ST4_original$BC
estsX<-matrix(0,nrow=(1+length(X)),ncol=2)
n<-length(X)
A<-rep(0,n)
cat(mean(X),log(var(X)),"\n")
estsX[1,]<-c(mean(X),log(var(X)))
for (i in 1:n) {
        cat(mean(X[-i]),log(var(X[-i])),"\n")
        estsX[1+i,]<-c(mean(X[-i]),log(var(X[-i])))
        A[i]<-n*estsX[1,1] - (n-1)*estsX[i+1,1]
}
V1<-var(A)/n

estsY<-matrix(0,nrow=(1+length(Y)),ncol=2)
m <-length(Y)
B<-rep(0,m)
cat(mean(Y),log(var(Y)),"\n")
estsY[1,]<-c(mean(Y),log(var(Y)))
for (i in 1:m) {
        #cat(mean(Y[-i]),log(var(Y[-i])),"\n")
        estsY[1+i,]<-c(mean(Y[-i]),log(var(Y[-i])))
        B[i]<-m*estsY[1,1] - (m-1)*estsY[i+1,1]
}
V2<-var(B)/m

Q<-(mean(B) - mean(A))/(sqrt(V1+V2))
cat("Q=",Q,"\n")

#compare the median of AADT of major road and whole crashes in 3ST and 4ST
wilcox.test(ST3_original$AADT_MAJOR,ST4_original$AADT_MAJOR,alternative = "two.sided")
wilcox.test(ST3_original$PDO+ST3_original$KA+ST3_original$BC,
            ST4_original$PDO+ST4_original$KA+ST4_original$BC,alternative="two.sided")








